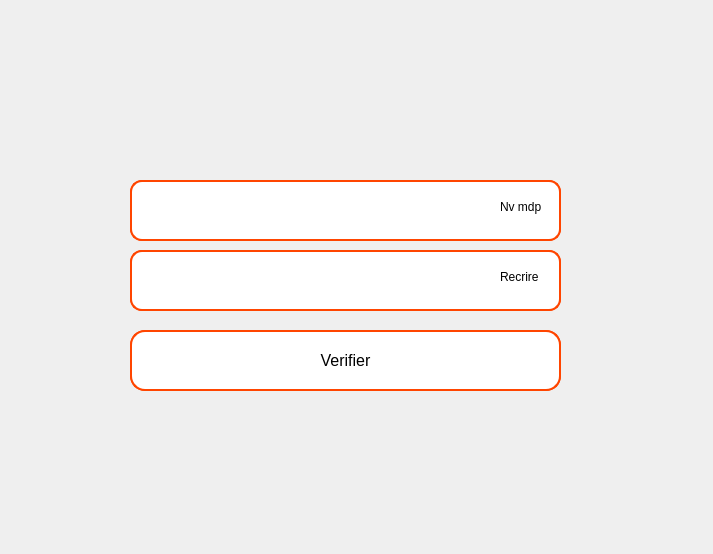
<?xml version="1.0" encoding="UTF-8"?>
<ui version="4.0">
 <class>ForgotPasswordDialog</class>
 <widget class="QDialog" name="ForgotPasswordDialog">
  <property name="geometry">
   <rect>
    <x>0</x>
    <y>0</y>
    <width>713</width>
    <height>554</height>
   </rect>
  </property>
  <property name="windowTitle">
   <string>Dialog</string>
  </property>
  <widget class="QLineEdit" name="lineEdit_id">
   <property name="geometry">
    <rect>
     <x>130</x>
     <y>180</y>
     <width>431</width>
     <height>61</height>
    </rect>
   </property>
   <property name="styleSheet">
    <string notr="true">/* Style for the QLineEdit */
QLineEdit {
    background-color: #FFFFFF;  /* White background */
    border: 2px solid #FF4500;  /* Orange border */
    border-radius: 12px;        /* Rounded corners */
    padding: 10px;              /* Padding inside the text field */
    font-size: 16px;            /* Font size */
    color: #333333;             /* Text color */
    transition: border-color 0.3s ease; /* Smooth transition for border color */
}

/* Focus effect for QLineEdit */
QLineEdit:focus {
    border: 2px solid #FF6347;  /* Tomato red border when focused */
    background-color: #FFF8F0;  /* Light background on focus */
}

/* Placeholder text style */
QLineEdit::placeholder {
    color: #B0B0B0;  /* Light grey color for placeholder */
    font-style: italic;  /* Italicized placeholder text */
}
</string>
   </property>
   <property name="clearButtonEnabled">
    <bool>false</bool>
   </property>
  </widget>
  <widget class="QLineEdit" name="lineEdit_salary">
   <property name="geometry">
    <rect>
     <x>130</x>
     <y>250</y>
     <width>431</width>
     <height>61</height>
    </rect>
   </property>
   <property name="styleSheet">
    <string notr="true">/* Style for the QLineEdit */
QLineEdit {
    background-color: #FFFFFF;  /* White background */
    border: 2px solid #FF4500;  /* Orange border */
    border-radius: 12px;        /* Rounded corners */
    padding: 10px;              /* Padding inside the text field */
    font-size: 16px;            /* Font size */
    color: #333333;             /* Text color */
    transition: border-color 0.3s ease; /* Smooth transition for border color */
}

/* Focus effect for QLineEdit */
QLineEdit:focus {
    border: 2px solid #FF6347;  /* Tomato red border when focused */
    background-color: #FFF8F0;  /* Light background on focus */
}

/* Placeholder text style */
QLineEdit::placeholder {
    color: #B0B0B0;  /* Light grey color for placeholder */
    font-style: italic;  /* Italicized placeholder text */
}
</string>
   </property>
  </widget>
  <widget class="QLineEdit" name="lineEdit_newPassword">
   <property name="geometry">
    <rect>
     <x>130</x>
     <y>180</y>
     <width>431</width>
     <height>61</height>
    </rect>
   </property>
   <property name="styleSheet">
    <string notr="true">/* Style for the QLineEdit */
QLineEdit {
    background-color: #FFFFFF;  /* White background */
    border: 2px solid #FF4500;  /* Orange border */
    border-radius: 12px;        /* Rounded corners */
    padding: 10px;              /* Padding inside the text field */
    font-size: 16px;            /* Font size */
    color: #333333;             /* Text color */
    transition: border-color 0.3s ease; /* Smooth transition for border color */
}

/* Focus effect for QLineEdit */
QLineEdit:focus {
    border: 2px solid #FF6347;  /* Tomato red border when focused */
    background-color: #FFF8F0;  /* Light background on focus */
}

/* Placeholder text style */
QLineEdit::placeholder {
    color: #B0B0B0;  /* Light grey color for placeholder */
    font-style: italic;  /* Italicized placeholder text */
}
</string>
   </property>
  </widget>
  <widget class="QPushButton" name="pushButton_resetPassword">
   <property name="geometry">
    <rect>
     <x>130</x>
     <y>330</y>
     <width>431</width>
     <height>61</height>
    </rect>
   </property>
   <property name="styleSheet">
    <string notr="true">/* Style for the entire QPushButton */
QPushButton {
    background-color: White;  /* Tomato red background */
    border: 2px solid #FF4500;  /* Slightly darker red border */
    border-radius: 15px;        /* Rounded corners */
    color: black;               /* White text color */
    font-size: 16px;            /* Font size */
    padding: 10px 20px;         /* Padding around text */
    min-width: 150px;           /* Minimum width of button */
    max-width: 390px;           /* Maximum width of button */
    text-align: center;         /* Center the text */
    transition: background-color 0.3s ease, transform 0.3s ease; /* Smooth transitions */
}

/* Hover effect */
QPushButton:hover {
    background-color: #FF4500;  /* Darker red when hovered */
    transform: scale(1.05);      /* Slightly grow the button */
}

/* Pressed effect */
QPushButton:pressed {
    background-color: #FF0000;  /* Bright red when pressed */
    transform: scale(0.98);      /* Slightly shrink the button */
}

/* Focus effect */
QPushButton:focus {
    outline: none;  /* Remove the focus outline */
}
</string>
   </property>
   <property name="text">
    <string>Reset pass</string>
   </property>
  </widget>
  <widget class="QLabel" name="label_newPassword">
   <property name="geometry">
    <rect>
     <x>500</x>
     <y>200</y>
     <width>47</width>
     <height>14</height>
    </rect>
   </property>
   <property name="text">
    <string>Nv mdp</string>
   </property>
  </widget>
  <widget class="QLineEdit" name="lineEdit_retypePassword">
   <property name="enabled">
    <bool>true</bool>
   </property>
   <property name="geometry">
    <rect>
     <x>130</x>
     <y>250</y>
     <width>431</width>
     <height>61</height>
    </rect>
   </property>
   <property name="styleSheet">
    <string notr="true">/* Style for the QLineEdit */
QLineEdit {
    background-color: #FFFFFF;  /* White background */
    border: 2px solid #FF4500;  /* Orange border */
    border-radius: 12px;        /* Rounded corners */
    padding: 10px;              /* Padding inside the text field */
    font-size: 16px;            /* Font size */
    color: #333333;             /* Text color */
    transition: border-color 0.3s ease; /* Smooth transition for border color */
}

/* Focus effect for QLineEdit */
QLineEdit:focus {
    border: 2px solid #FF6347;  /* Tomato red border when focused */
    background-color: #FFF8F0;  /* Light background on focus */
}

/* Placeholder text style */
QLineEdit::placeholder {
    color: #B0B0B0;  /* Light grey color for placeholder */
    font-style: italic;  /* Italicized placeholder text */
}
</string>
   </property>
   <property name="echoMode">
    <enum>QLineEdit::Password</enum>
   </property>
  </widget>
  <widget class="QLabel" name="label_retypePassword">
   <property name="geometry">
    <rect>
     <x>500</x>
     <y>270</y>
     <width>47</width>
     <height>14</height>
    </rect>
   </property>
   <property name="text">
    <string>Recrire</string>
   </property>
  </widget>
  <widget class="QPushButton" name="pushButton_verify">
   <property name="geometry">
    <rect>
     <x>130</x>
     <y>330</y>
     <width>431</width>
     <height>61</height>
    </rect>
   </property>
   <property name="styleSheet">
    <string notr="true">/* Style for the entire QPushButton */
QPushButton {
    background-color: White;  /* Tomato red background */
    border: 2px solid #FF4500;  /* Slightly darker red border */
    border-radius: 15px;        /* Rounded corners */
    color: black;               /* White text color */
    font-size: 16px;            /* Font size */
    padding: 10px 20px;         /* Padding around text */
    min-width: 150px;           /* Minimum width of button */
    max-width: 390px;           /* Maximum width of button */
    text-align: center;         /* Center the text */
    transition: background-color 0.3s ease, transform 0.3s ease; /* Smooth transitions */
}

/* Hover effect */
QPushButton:hover {
    background-color: #FF4500;  /* Darker red when hovered */
    transform: scale(1.05);      /* Slightly grow the button */
}

/* Pressed effect */
QPushButton:pressed {
    background-color: #FF0000;  /* Bright red when pressed */
    transform: scale(0.98);      /* Slightly shrink the button */
}

/* Focus effect */
QPushButton:focus {
    outline: none;  /* Remove the focus outline */
}
</string>
   </property>
   <property name="text">
    <string>Verifier</string>
   </property>
  </widget>
  <widget class="QLabel" name="label_verify">
   <property name="geometry">
    <rect>
     <x>110</x>
     <y>-140</y>
     <width>891</width>
     <height>711</height>
    </rect>
   </property>
   <property name="text">
    <string/>
   </property>
   <property name="pixmap">
    <pixmap>F:/Qt projet/Employee/verifier.png</pixmap>
   </property>
   <property name="scaledContents">
    <bool>false</bool>
   </property>
  </widget>
  <widget class="QLabel" name="label_pass">
   <property name="geometry">
    <rect>
     <x>110</x>
     <y>10</y>
     <width>491</width>
     <height>421</height>
    </rect>
   </property>
   <property name="text">
    <string/>
   </property>
   <property name="pixmap">
    <pixmap>F:/Qt projet/Employee/password.png</pixmap>
   </property>
  </widget>
  <zorder>label_verify</zorder>
  <zorder>label_pass</zorder>
  <zorder>lineEdit_id</zorder>
  <zorder>lineEdit_salary</zorder>
  <zorder>lineEdit_newPassword</zorder>
  <zorder>label_newPassword</zorder>
  <zorder>lineEdit_retypePassword</zorder>
  <zorder>label_retypePassword</zorder>
  <zorder>pushButton_resetPassword</zorder>
  <zorder>pushButton_verify</zorder>
 </widget>
 <resources/>
 <connections/>
</ui>
